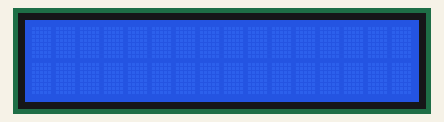
Simulated run of this sketch. Board: Arduino Uno, built with avr-gcc and run on an emulated ATmega328P. On the bench: 16×2 character LCD.

Above: at 0.1 s.
At 0.9 s:
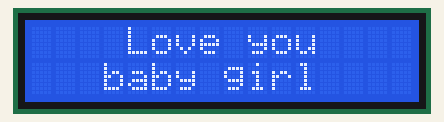

The sketch:

led_display.ino
```cpp
#include <LiquidCrystal_I2C.h>

const int DELAY_TIME = 700;

LiquidCrystal_I2C lcd(
    0x27, // I2C address
    16,
    2
);

void setup() {
  lcd.init();
  lcd.clear();
  lcd.backlight();
  lcd.setCursor(0, 0);
}

void loop() {
  lcd.clear();
  delay(DELAY_TIME);

  lcd.setCursor(0, 0);
  lcd.print("    Love you    ");
  lcd.setCursor(0, 1);
  lcd.print("   baby girl    ");

  delay(DELAY_TIME);
}
```

Measured:
- what the display in image 1 shows lasts 0.7 s, from 0.8 s to 1.5 s
